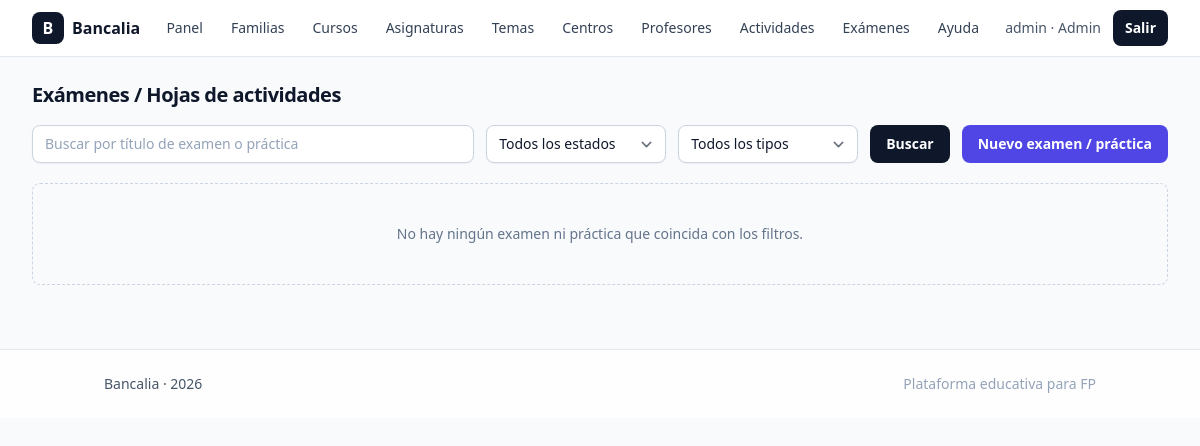
Page /admin/examenes/index.php (signed in) on the earlier database version.
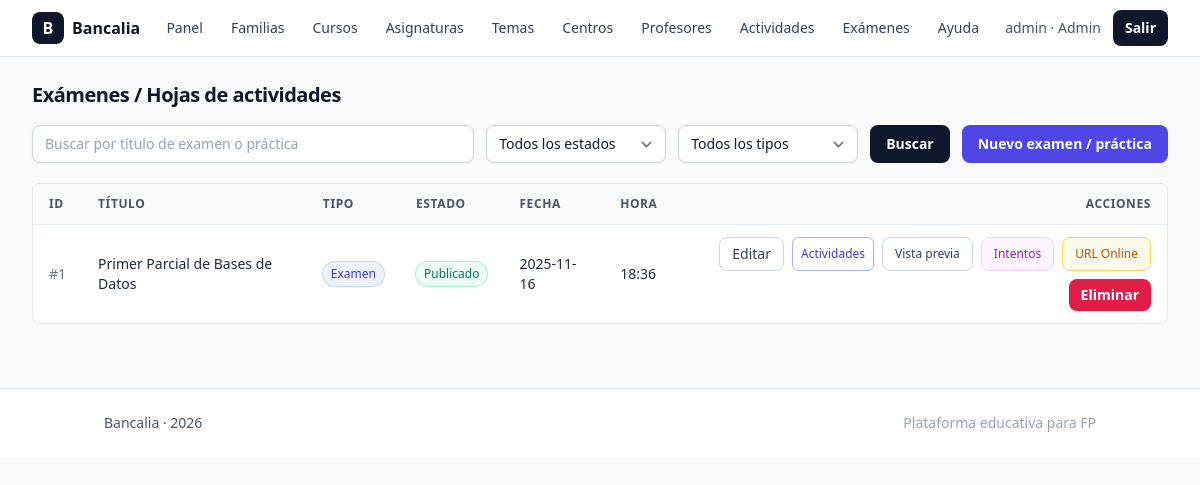
Same page on the later database version.
### tables this page shows
CREATE TABLE `examenes` (
  `id` int(11) NOT NULL,
  `profesor_id` int(11) NOT NULL,
  `familia_id` int(11) NOT NULL,
  `curso_id` int(11) NOT NULL,
  `asignatura_id` int(11) NOT NULL,
  `titulo` varchar(255) NOT NULL,
  `descripcion` text DEFAULT NULL,
  `estado` enum('borrador','publicado') NOT NULL DEFAULT 'borrador',
  `tipo` enum('examen','practica') NOT NULL DEFAULT 'examen',
  `fecha` date DEFAULT NULL,
  `hora` time DEFAULT NULL,
  `duracion_minutos` int(11) DEFAULT NULL,
  `created_at` datetime NOT NULL DEFAULT current_timestamp(),
  `updated_at` datetime NOT NULL DEFAULT current_timestamp() ON UPDATE current_timestamp()
);

### config.php (called while the page is built, shortened)
<?php
function pdo(): PDO
{
  $host = $_ENV['DB_HOST'] ?? '127.0.0.1';
  $port = $_ENV['DB_PORT'] ?? '3306';
  $db = $_ENV['DB_NAME'] ?? 'bancalia';
  $user = $_ENV['DB_USER'] ?? 'root';
  $pass = $_ENV['DB_PASS'] ?? '';
  $dsn = "mysql:host=$host;port=$port;dbname=$db;charset=utf8mb4";
  $pdo = new PDO($dsn, $user, $pass, [
    PDO::ATTR_ERRMODE => PDO::ERRMODE_EXCEPTION,
    PDO::ATTR_DEFAULT_FETCH_MODE => PDO::FETCH_ASSOC,
    PDO::ATTR_EMULATE_PREPARES => false,
  ]);
  return $pdo;
}

### public/admin/examenes/index.php (the view, shortened to what the changed rows need)
<?php
require_once __DIR__ . '/../../../config.php';
require_once __DIR__ . '/../../../partials/header.php';
$q      = trim($_GET['q'] ?? '');
$sql = "SELECT e.id, e.titulo, e.estado, e.tipo, e.fecha, e.hora
        FROM examenes e";
$params = [];
$sql .= ' ORDER BY e.fecha IS NULL ASC, e.fecha ASC, e.hora ASC, e.id DESC';
$st = pdo()->prepare($sql);
$st->execute($params);
$rows = $st->fetchAll();
?>
<h1 class="text-xl font-semibold tracking-tight mb-4">Exámenes / Hojas de actividades</h1>
<form method="get" action="" class="mb-5 grid grid-cols-1 gap-3 sm:grid-cols-[1fr,180px,180px,auto,auto] items-stretch">
  <input
    id="q"
    type="search"
    name="q"
    value="<?= htmlspecialchars($q) ?>"
    placeholder="Buscar por título de examen o práctica"
    class="w-full rounded-lg border border-slate-300 bg-white px-3 py-2 text-sm shadow-sm
placeholder-slate-400 focus:outline-none focus:ring-2 focus:ring-slate-400 focus:border-slate-400"
  />
  <select
    name="estado"
    class="rounded-lg border border-slate-300 bg-white px-3 py-2 text-sm shadow-sm focus:outline-none
focus:ring-2 focus:ring-slate-400 focus:border-slate-400"
    aria-label="Filtrar por estado"
  >
  </select>
  <select
    name="tipo"
    class="rounded-lg border border-slate-300 bg-white px-3 py-2 text-sm shadow-sm focus:outline-none
focus:ring-2 focus:ring-slate-400 focus:border-slate-400"
    aria-label="Filtrar por tipo"
  >
  </select>
  <button
    type="submit"
    class="inline-flex items-center justify-center rounded-lg bg-slate-900 px-4 py-2 text-sm font-semibold text-white hover:bg-slate-800 active:scale-[0.99] transition"
  >
  </button>
  <a
    href="<?= PUBLIC_URL ?>/admin/examenes/create.php"
    class="inline-flex items-center justify-center rounded-lg bg-indigo-600 px-4 py-2 text-sm font-semibold text-white hover:bg-indigo-500 active:scale-[0.99] transition"
  >
  </a>
</form>
<?php if (!$rows): ?>
  <div class="rounded-lg border border-dashed border-slate-300 bg-slate-50 px-4 py-10 text-center text-slate-500 text-sm">
    No hay ningún examen ni práctica que coincida con los filtros.
  </div>
<?php else: ?>
  <div class="overflow-x-auto rounded-lg border border-slate-200 bg-white">
    <table class="min-w-full divide-y divide-slate-200 text-sm">
      <thead class="bg-slate-50">
        <tr>
          <th class="px-4 py-3 text-left text-xs font-semibold uppercase tracking-wider text-slate-600">ID</th>
          <th class="px-4 py-3 text-left text-xs font-semibold uppercase tracking-wider text-slate-600">Título</th>
          <th class="px-4 py-3 text-left text-xs font-semibold uppercase tracking-wider text-slate-600">Tipo</th>
          <th class="px-4 py-3 text-left text-xs font-semibold uppercase tracking-wider text-slate-600">Estado</th>
          <th class="px-4 py-3 text-left text-xs font-semibold uppercase tracking-wider text-slate-600">Fecha</th>
          <th class="px-4 py-3 text-left text-xs font-semibold uppercase tracking-wider text-slate-600">Hora</th>
          <th class="px-4 py-3 text-right text-xs font-semibold uppercase tracking-wider text-slate-600">Acciones</th>
        </tr>
      </thead>
      <tbody class="divide-y divide-slate-200">
        <?php foreach ($rows as $r): ?>
          <tr class="hover:bg-slate-50">
            <td class="px-4 py-3 text-sm text-slate-500">
              #<?= (int)$r['id'] ?>
            </td>
            <td class="px-4 py-3 text-sm text-slate-800">
              <?= htmlspecialchars($r['titulo']) ?>
            </td>
            <td class="px-4 py-3 text-sm">
              <?php if (($r['tipo'] ?? 'examen') === 'practica'): ?>
                <span class="inline-flex items-center rounded-full bg-sky-50 px-2 py-0.5 text-[12px] font-medium text-sky-700 ring-1 ring-sky-200">
                  Hoja de actividades
                </span>
              <?php else: ?>
                <span class="inline-flex items-center rounded-full bg-indigo-50 px-2 py-0.5 text-[12px] font-medium text-indigo-700 ring-1 ring-indigo-200">
                  Examen
                </span>
              <?php endif; ?>
            </td>
            <td class="px-4 py-3 text-sm">
              <?php if ($r['estado'] === 'publicado'): ?>
                <span class="inline-flex items-center rounded-full bg-emerald-50 px-2 py-0.5 text-[12px] font-medium text-emerald-700 ring-1 ring-emerald-200">
                  Publicado
                </span>
              <?php else: ?>
                <span class="inline-flex items-center rounded-full bg-slate-100 px-2 py-0.5 text-[12px] font-medium text-slate-700 ring-1 ring-slate-200">
                  Borrador
                </span>
              <?php endif; ?>
            </td>
            <td class="px-4 py-3 text-sm text-slate-800">
              <?= $r['fecha'] !== null ? htmlspecialchars($r['fecha']) : '—' ?>
            </td>
            <td class="px-4 py-3 text-sm text-slate-800">
              <?= $r['hora'] !== null ? htmlspecialchars(substr($r['hora'], 0, 5)) : '—' ?>
            </td>
            <td class="px-4 py-3 text-sm">
              <div class="flex justify-end gap-2 flex-wrap">
                <a
                  href="<?= PUBLIC_URL ?>/admin/examenes/edit.php?id=<?= (int)$r['id'] ?>"
                  class="inline-flex items-center rounded-lg border border-slate-300 bg-white px-3 py-1.5 text-sm
font-medium text-slate-700 hover:bg-slate-100"
                >Editar</a>
                <a
                  href="<?= PUBLIC_URL ?>/admin/examenes/actividades.php?id=<?= (int)$r['id'] ?>"
                  class="inline-flex items-center rounded-md border border-indigo-300 px-2 py-1 text-xs font-medium
text-indigo-700 hover:bg-indigo-50"
                >
                  Actividades
                </a>
                <a
                  href="<?= PUBLIC_URL ?>/admin/examenes/preview.php?id=<?= (int)$r['id'] ?>"
                  class="inline-flex items-center rounded-lg border border-slate-300 bg-white px-3 py-1.5 text-xs
font-medium text-slate-700 hover:bg-slate-100"
                >
                  Vista previa
                </a>
                <a
                  href="<?= PUBLIC_URL ?>/admin/examenes/intentos.php?examen_id=<?= (int)$r['id'] ?>"
                  class="inline-flex items-center rounded-lg border border-fuchsia-200 bg-fuchsia-50 px-3 py-1.5
text-xs font-medium text-fuchsia-700 hover:bg-fuchsia-100"
                >
                  Intentos
                </a>
                <button
                  type="button"
                  onclick="prompt('URL para compartir con los alumnos:', '<?= PUBLIC_URL ?>/examenes/online.php?examen_id=<?= (int)$r['id'] ?>');"
                  class="inline-flex items-center rounded-lg border border-amber-300 bg-amber-50 px-3 py-1.5 text-xs font-medium text-amber-700 hover:bg-amber-100"
                >
                  URL Online
                </button>
                <form method="post" action="<?= PUBLIC_URL ?>/admin/examenes/delete.php" onsubmit="return confirm('¿Eliminar este examen/práctica?');">
                  <button
                    type="submit"
                    class="inline-flex items-center rounded-lg bg-rose-600 px-3 py-1.5 text-sm font-semibold text-white
hover:bg-rose-500"
                  >Eliminar</button>
                </form>
              </div>
            </td>
          </tr>
        <?php endforeach; ?>
      </tbody>
    </table>
  </div>
<?php endif; ?>
<?php require_once __DIR__ . '/../../../partials/footer.php'; ?>

Differences in the rows shown:
added examenes: id "1", titulo "Primer Parcial de Bases de Datos", tipo "Examen", estado "Publicado", fecha "2025-11-16", hora "18:36"
Other differences:
text no longer shown: "No hay ningún examen ni práctica que coincida con los filtros."
text now shown: "ID TÍTULO TIPO ESTADO FECHA HORA ACCIONES"
